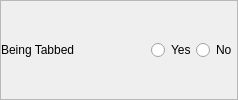
           <widget class="QFrame" name="frame_6">
            <property name="sizePolicy">
             <sizepolicy hsizetype="Preferred" vsizetype="Fixed">
              <horstretch>0</horstretch>
              <verstretch>0</verstretch>
             </sizepolicy>
            </property>
            <property name="frameShape">
             <enum>QFrame::StyledPanel</enum>
            </property>
            <property name="frameShadow">
             <enum>QFrame::Raised</enum>
            </property>
            <layout class="QGridLayout" name="gridLayout_11">
             <property name="leftMargin">
              <number>0</number>
             </property>
             <property name="topMargin">
              <number>0</number>
             </property>
             <property name="rightMargin">
              <number>0</number>
             </property>
             <property name="bottomMargin">
              <number>0</number>
             </property>
             <property name="spacing">
              <number>0</number>
             </property>
             <item row="0" column="0">
              <layout class="QHBoxLayout" name="horizontalLayout_15">
               <item>
                <widget class="QLabel" name="label_15">
                 <property name="sizePolicy">
                  <sizepolicy hsizetype="Fixed" vsizetype="Preferred">
                   <horstretch>0</horstretch>
                   <verstretch>0</verstretch>
                  </sizepolicy>
                 </property>
                 <property name="minimumSize">
                  <size>
                   <width>150</width>
                   <height>0</height>
                  </size>
                 </property>
                 <property name="text">
                  <string>Being Tabbed </string>
                 </property>
                </widget>
               </item>
               <item>
                <widget class="QRadioButton" name="radioButton_11">
                 <property name="text">
                  <string>Yes</string>
                 </property>
                </widget>
               </item>
               <item>
                <widget class="QRadioButton" name="radioButton_12">
                 <property name="text">
                  <string>No</string>
                 </property>
                </widget>
               </item>
              </layout>
             </item>
            </layout>
           </widget>
